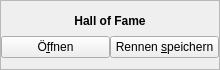
       <widget class="QFrame" name="frame_3" >
        <property name="minimumSize" >
         <size>
          <width>220</width>
          <height>70</height>
         </size>
        </property>
        <property name="maximumSize" >
         <size>
          <width>220</width>
          <height>70</height>
         </size>
        </property>
        <property name="frameShape" >
         <enum>QFrame::StyledPanel</enum>
        </property>
        <property name="frameShadow" >
         <enum>QFrame::Sunken</enum>
        </property>
        <layout class="QGridLayout" >
         <property name="leftMargin" >
          <number>0</number>
         </property>
         <property name="rightMargin" >
          <number>0</number>
         </property>
         <property name="horizontalSpacing" >
          <number>0</number>
         </property>
         <item row="0" column="0" colspan="2" >
          <widget class="QLabel" name="label" >
           <property name="minimumSize" >
            <size>
             <width>0</width>
             <height>1</height>
            </size>
           </property>
           <property name="font" >
            <font>
             <weight>75</weight>
             <bold>true</bold>
            </font>
           </property>
           <property name="text" >
            <string>Hall of Fame</string>
           </property>
           <property name="alignment" >
            <set>Qt::AlignCenter</set>
           </property>
          </widget>
         </item>
         <item row="1" column="0" >
          <widget class="QPushButton" name="pushButtonHallOfFame" >
           <property name="text" >
            <string>Ö&amp;ffnen</string>
           </property>
           <property name="shortcut" >
            <string>Alt+F</string>
           </property>
          </widget>
         </item>
         <item row="1" column="1" >
          <widget class="QPushButton" name="pushButtonSaveToDb" >
           <property name="text" >
            <string>Rennen &amp;speichern</string>
           </property>
           <property name="shortcut" >
            <string>Alt+S</string>
           </property>
          </widget>
         </item>
        </layout>
       </widget>
